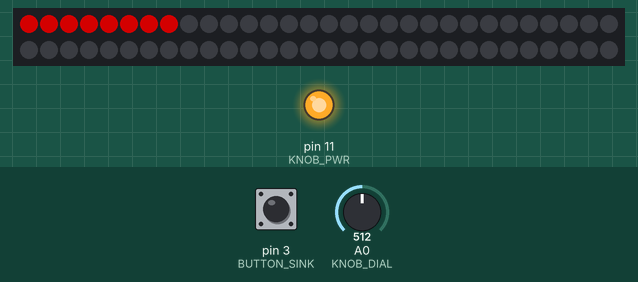
Simulated run of this sketch. Board: Arduino Uno, built with avr-gcc and run on an emulated ATmega328P. Shown: 60 RGB LEDs in strip order, left to right, continuing on the next row, output pins drawn as LEDs (lit = HIGH). The test bench sets the inputs (shaded band); at power-on: A0 (KNOB_DIAL) = 512, pin 3 (BUTTON_SINK) HIGH. Dim RGB values are drawn brighter than linear.

Above: at 1.2 s.
1.3 s: A0 (KNOB_DIAL) set to 10
At 3.1 s:
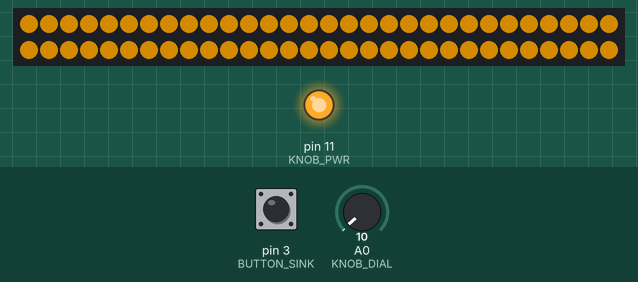
4.1 s: pin 3 (BUTTON_SINK) pulled LOW for 0.15 s
At 5.0 s:
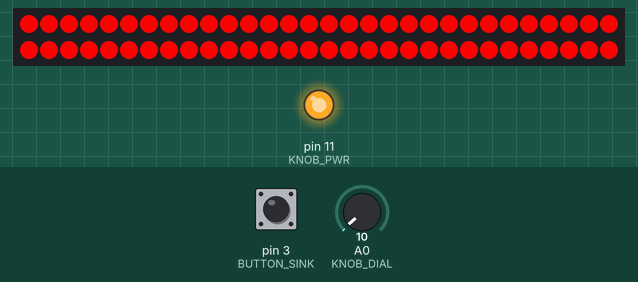
5.7 s: pin 3 (BUTTON_SINK) pulled LOW for 1 s
At 6.8 s:
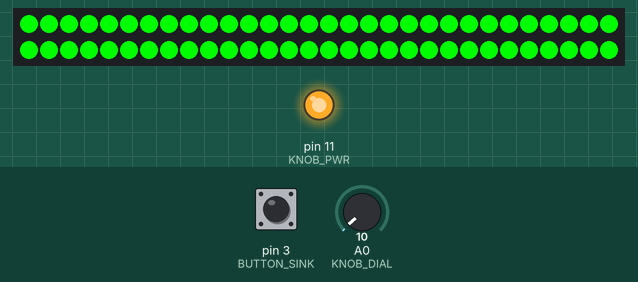
8.2 s: pin 3 (BUTTON_SINK) pulled LOW for 0.15 s
At 9.2 s:
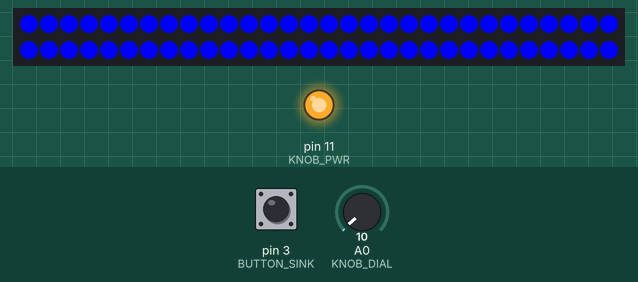
9.8 s: pin 3 (BUTTON_SINK) pulled LOW for 3.2 s
At 10.6 s:
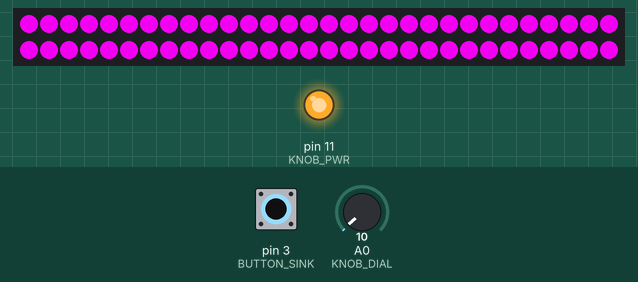
14.5 s: pin 3 (BUTTON_SINK) pulled LOW for 0.15 s
At 15.27 s:
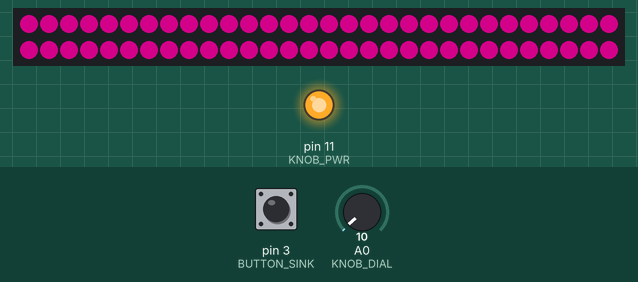
Timing chart, 0 to 16.2 s (numbered marks = the images above; inputs shaded):
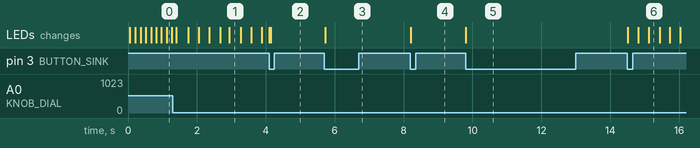

Measured:
- after the input at 4.1 s, the LEDs: change at once (image 2)
- after the input at 5.7 s, the LEDs: change at once (image 3)
- after the input at 8.2 s, the LEDs: change at once (image 4)
- after the input at 9.8 s, the LEDs: change at once (image 5)
- after the input at 14.5 s, the LEDs: first change at once (image 6 shows a later state)

The sketch:

light_box.ino
```cpp
#include <Adafruit_NeoPixel.h>

// Pin that is attached to the data line of the NeoPixel Array
#define PIN 12

// Number of Pixels in the Array
#define NUMBER_PIXELS 60
#define MAX_CURRENT 1800
#define CURRENT_PER_PIXEL 60


// Knob Control
#define KNOB_PWR  11
#define KNOB_DIAL A0
#define KNOB_READ_DELAY 10
#define KNOB_DELTA_THRESHOLD 20
#define KNOB_MAX 1024
#define KNOB_MIN 0
static float KNOB_RANGE = KNOB_MAX - KNOB_MIN;
static uint16_t KNOB_CONVERSION = round(KNOB_RANGE / 255);


// Button and ISR Configuration
#define DEBOUNCE_TIME 300
#define BUTTON_SINK   3

// How Big the Chase Mode Window is
#define CHASE_WINDOW 4

struct COLOR {
  byte r;
  byte g;
  byte b;
};

#define RED    {0x7F, 0x00, 0x00}
#define ORANGE {0x7F, 0x52, 0x00}
#define YELLOW {0x79, 0x7A, 0x05}
#define GREEN  {0x00, 0x7F, 0x00}
#define BLUE   {0x00, 0x00, 0x7F}
#define PURPLE {0x7E, 0x00, 0x7E}
#define INDIGO {0x20, 0x05, 0x7A}

#define NUM_COLORS (sizeof(colorArray) / sizeof(COLOR))
COLOR colorArray[] = { RED, ORANGE, YELLOW, GREEN, BLUE, INDIGO, PURPLE };


// Parameter 1 = number of pixels in strip
// Parameter 2 = pin number (most are valid)
// Parameter 3 = pixel type flags, add together as needed:
//   NEO_KHZ800  800 KHz bitstream (most NeoPixel products w/WS2812 LEDs)
//   NEO_KHZ400  400 KHz (classic 'v1' (not v2) FLORA pixels, WS2811 drivers)
//   NEO_GRB     Pixels are wired for GRB bitstream (most NeoPixel products)
//   NEO_RGB     Pixels are wired for RGB bitstream (v1 FLORA pixels, not v2)
Adafruit_NeoPixel strip = Adafruit_NeoPixel(NUMBER_PIXELS, PIN, NEO_GRB + NEO_KHZ800);

enum LIGHT_MODE {
  LIGHT_MODE_START = 0,

  LIGHT_MODE_WIPE = LIGHT_MODE_START,
  LIGHT_MODE_ALL_RED,
  LIGHT_MODE_ALL_GREEN,
  LIGHT_MODE_ALL_BLUE,
  LIGHT_MODE_ALL_PURPLE,
  LIGHT_MODE_SOLID_RAINBOW,
  LIGHT_MODE_CHASE,

  LIGHT_MODE_END = LIGHT_MODE_CHASE
};

volatile byte     lightMode       = LIGHT_MODE_START;
volatile int      lastChange      = 0;
volatile boolean  buttonPressedInterruptFired  = false;
int16_t           lastKnobValue   = 0;
uint16_t          speedValue      = 0;
uint16_t          brightnessValue = 0;

// What direction is the light going
int directionModifier = 1;
uint16_t pixelCounter = 0;
uint8_t colorIndex = 0;

uint16_t interruptsFired = 0;

// Called when the button is pressed
void buttonISR() {
  if ((millis() - lastChange) > DEBOUNCE_TIME) {
    buttonPressedInterruptFired = true;
    lastChange = millis();
    if (lightMode == LIGHT_MODE_END) {
      lightMode = LIGHT_MODE_START;
    } else {
      lightMode++;
    }
    interruptsFired++;
    //detachInterrupt(digitalPinToInterrupt(BUTTON_SINK));
  }
}

void setup() {
//  Serial.begin(9600);
//  Serial.println("Starting light box ...");
  randomSeed(analogRead(1));

  // Configure the pins
  pinMode(KNOB_PWR,  OUTPUT);
  pinMode(KNOB_DIAL, INPUT);
  digitalWrite(KNOB_PWR, HIGH);
  pinMode(BUTTON_SINK, INPUT_PULLUP);

  buttonPressedInterruptFired = false;
  attachInterrupt(digitalPinToInterrupt(BUTTON_SINK), buttonISR, FALLING);

  strip.begin();
  strip.show(); // Initialize all pixels to 'off'
}


void loop() {
  boolean knobTurned = didTheKnobGetTurned();
  boolean buttonPushed = buttonPressedInterruptFired;

  if (buttonPressedInterruptFired) {
    buttonPressedInterruptFired = false;
    //attachInterrupt(digitalPinToInterrupt(BUTTON_SINK), buttonISR, LOW);
  }

  if (knobTurned) {
    lastKnobValue = getLatestKnobValue();
    speedValue = (lastKnobValue / KNOB_CONVERSION);
    brightnessValue = (((KNOB_MAX - lastKnobValue) / KNOB_CONVERSION));

    if (speedValue > 255) { speedValue = 255; }
    if (speedValue < 1) { speedValue = 1; }
    if (brightnessValue > 255) { brightnessValue = 255; }
    if (brightnessValue < 1) { brightnessValue = 1; }
  }

  /*if (knobTurned || buttonPushed) {
    Serial.print("Knob: "); Serial.println(knobTurned);
    Serial.print("Button: "); Serial.println(buttonPushed);
    Serial.print("Mode Changed to: "); Serial.println(lightMode);
    Serial.print("Interrupts Fired: "); Serial.println(interruptsFired);
    //Serial.print("BUTTON: "); Serial.println(digitalRead(BUTTON_SINK));
    Serial.print("Knob Value: "); Serial.println(lastKnobValue);
    Serial.print("Speed: "); Serial.println(speedValue);
    Serial.print("Brightness: "); Serial.println(brightnessValue);
  }*/

  // Check if the button was pressed and adjust the mode accordingly
  switch(lightMode) {
    case LIGHT_MODE_WIPE:
    //  Serial.println("Wipe Mode Enabled");
      //repeatWipe(speedValue);
      colorWipe(speedValue);
      break;
    case LIGHT_MODE_ALL_RED:
      //Serial.println("All Red Mode Enabled");
      setLightsToSingleColor(brightnessValue, 0x00, 0x00);
      break;
    case LIGHT_MODE_ALL_GREEN:
      //Serial.println("All Green Mode Enabled");
      setLightsToSingleColor(0x00, brightnessValue, 0x00);
      break;
    case LIGHT_MODE_ALL_BLUE:
      //Serial.println("All Blue Mode Enabled");
      setLightsToSingleColor(0x00, 0x00, brightnessValue);
      break;
    case LIGHT_MODE_ALL_PURPLE:
      //Serial.println("All Purple Mode Enabled");
      setLightsToSingleColor(brightnessValue, 0x00, brightnessValue);
      break;
    case LIGHT_MODE_SOLID_RAINBOW:
      //Serial.println("Rainbow Mode Enabled");
      rainbow(speedValue, 0xFF);
      break;
    default:
    case LIGHT_MODE_CHASE:
      //Serial.println("Chase Mode Enabled");
      chase(speedValue);
      break;
  }
}

boolean shouldInterruptRoutine() {
  boolean knobTurned = didTheKnobGetTurned();
  boolean interrupted =  knobTurned || buttonPressedInterruptFired;
//  if (interrupted) { Serial.print("Interrupt: "); Serial.print(knobTurned); Serial.print(" : "); Serial.println(buttonPressedInterruptFired); }
  return interrupted;
}

boolean didTheKnobGetTurned() {
    boolean wasAChange = false;

    int16_t knobValue = getLatestKnobValue();

    if (abs(lastKnobValue - knobValue) > KNOB_DELTA_THRESHOLD) {
        wasAChange = true;
    }

    return wasAChange;
}

uint16_t getLatestKnobValue() {
  // Read the dial 3 times and find out what the average is to get rid of any outliers
  uint16_t rawValue1 = analogRead(KNOB_DIAL);
  //Serial.print(rawValue1); Serial.print("\t");
  delay(KNOB_READ_DELAY);
  uint16_t rawValue2 = analogRead(KNOB_DIAL);
  //Serial.print(rawValue2); Serial.print("\t");
  delay(KNOB_READ_DELAY);
  uint16_t rawValue3 = analogRead(KNOB_DIAL);
  //Serial.print(rawValue3); Serial.print("\t");

  uint16_t average = (rawValue1 + rawValue2 + rawValue3) / 3;
  //Serial.println(average);

  return average;
}

COLOR getNextColor() {
  COLOR color = colorArray[colorIndex];
  colorIndex++;
  if (colorIndex >= NUM_COLORS) { colorIndex = 0; }
//      Serial.print("Color Index:  "); Serial.println(colorIndex);
  return color;
}

void setLightsToSingleColor(byte r, byte g, byte b) {

  uint16_t totalBrightness = (uint16_t)r + (uint16_t)g + (uint16_t)b;
  uint16_t divisor = ((CURRENT_PER_PIXEL * NUMBER_PIXELS) / MAX_CURRENT);
  uint16_t maxBrightness = 765;

  if (divisor != 0) {
    maxBrightness /= divisor;
  }

  //Serial.print("T: "); Serial.println(totalBrightness);
  //Serial.print("M: "); Serial.println(maxBrightness);
  if (totalBrightness > maxBrightness) {
    uint8_t deltaPerPixel = (uint8_t)(((totalBrightness - maxBrightness) / 3) & 255);
    //Serial.print("D: "); Serial.println(deltaPerPixel);
    if (r > deltaPerPixel) { r -= deltaPerPixel; }
    if (g > deltaPerPixel) { g -= deltaPerPixel; }
    if (b > deltaPerPixel) { b -= deltaPerPixel; }
  }

  for(uint16_t i = 0; i < strip.numPixels(); i++) {
    strip.setPixelColor(i, r, g, b);
  }
  strip.show();
}

// Fill the dots one after the other with a color
void colorWipe(uint8_t wait) {
  COLOR color = getNextColor();
  for(uint8_t i=0; i<strip.numPixels(); i++) {
      strip.setPixelColor(i, color.r, color.g, color.b);
      strip.show();
      if (shouldInterruptRoutine()) { return; }
      delay(wait);
    //  if (shouldInterruptRoutine()) { return; }
  }
}

void rainbow(uint8_t speed, uint8_t brightness) {
  COLOR color = getNextColor();

  for(uint16_t i = 0; i < strip.numPixels(); i++) {
    strip.setPixelColor(i, color.r, color.b, color.g);
  }
  strip.show();
  delay(speed * 4);
}

void chase(uint8_t speed) {
    COLOR color = getNextColor();

    int pixelStart = directionModifier > 0 ? 0 : strip.numPixels() - 1;

  //  Serial.print("MOD: "); Serial.println(directionModifier);
  //  Serial.print("pixelStart: "); Serial.println(pixelStart);
  //  Serial.print("pixelStop: "); Serial.println(pixelStop);

    for(uint16_t pixelCounter = pixelStart; (pixelCounter >= 0 && pixelCounter < strip.numPixels()); pixelCounter += directionModifier) {
      for(int k = 0; k < CHASE_WINDOW; k++) {
        int currentPixel = pixelCounter + (k * directionModifier);
  //      Serial.print("C: "); Serial.println(currentPixel);
        if (currentPixel < NUMBER_PIXELS && currentPixel >= 0) {
          strip.setPixelColor(currentPixel, 0x7F, 0x7F, 0x7F);
        }
      }

      int previousPixel = pixelCounter - directionModifier;

  //    Serial.print("P: "); Serial.println(previousPixel);
      if (previousPixel < NUMBER_PIXELS && previousPixel >= 0 /*&& i >= CHASE_WINDOW && i <= (NUMBER_PIXELS - CHASE_WINDOW)*/) {
        strip.setPixelColor(previousPixel, color.r, color.g, color.b);
      }

      strip.show();
      delay(speed);
      if (shouldInterruptRoutine()) { return; }
    }

    directionModifier *= -1;
}
```
